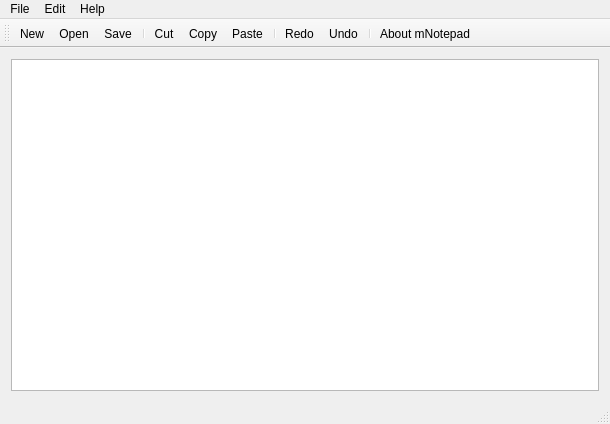
<?xml version="1.0" encoding="UTF-8"?>
<ui version="4.0">
 <class>MainWindow</class>
 <widget class="QMainWindow" name="MainWindow">
  <property name="geometry">
   <rect>
    <x>0</x>
    <y>0</y>
    <width>610</width>
    <height>424</height>
   </rect>
  </property>
  <property name="windowTitle">
   <string>MainWindow</string>
  </property>
  <widget class="QWidget" name="centralWidget">
   <layout class="QVBoxLayout" name="verticalLayout">
    <item>
     <widget class="QTextEdit" name="textEdit"/>
    </item>
   </layout>
  </widget>
  <widget class="QMenuBar" name="menuBar">
   <property name="geometry">
    <rect>
     <x>0</x>
     <y>0</y>
     <width>610</width>
     <height>21</height>
    </rect>
   </property>
   <widget class="QMenu" name="menuFile">
    <property name="title">
     <string>File</string>
    </property>
    <addaction name="actionNew"/>
    <addaction name="actionOpen"/>
    <addaction name="actionSave"/>
    <addaction name="actionSave_as"/>
    <addaction name="separator"/>
    <addaction name="actionQuit"/>
   </widget>
   <widget class="QMenu" name="menuEdit">
    <property name="title">
     <string>Edit</string>
    </property>
    <addaction name="actionCut"/>
    <addaction name="actionCopy"/>
    <addaction name="actionPaste"/>
    <addaction name="separator"/>
    <addaction name="actionRedo"/>
    <addaction name="actionUndo"/>
    <addaction name="separator"/>
    <addaction name="actionFont"/>
   </widget>
   <widget class="QMenu" name="menuHelp">
    <property name="title">
     <string>Help</string>
    </property>
    <addaction name="actionAbout_mNotepad"/>
   </widget>
   <addaction name="menuFile"/>
   <addaction name="menuEdit"/>
   <addaction name="menuHelp"/>
  </widget>
  <widget class="QToolBar" name="mainToolBar">
   <attribute name="toolBarArea">
    <enum>TopToolBarArea</enum>
   </attribute>
   <attribute name="toolBarBreak">
    <bool>false</bool>
   </attribute>
   <addaction name="actionNew"/>
   <addaction name="actionOpen"/>
   <addaction name="actionSave"/>
   <addaction name="separator"/>
   <addaction name="actionCut"/>
   <addaction name="actionCopy"/>
   <addaction name="actionPaste"/>
   <addaction name="separator"/>
   <addaction name="actionRedo"/>
   <addaction name="actionUndo"/>
   <addaction name="separator"/>
   <addaction name="actionAbout_mNotepad"/>
  </widget>
  <widget class="QStatusBar" name="statusBar"/>
  <action name="actionOpen">
   <property name="icon">
    <iconset resource="resources.qrc">
     <normaloff>:/icons/if_folder-storage-files_2931141.ico</normaloff>:/icons/if_folder-storage-files_2931141.ico</iconset>
   </property>
   <property name="text">
    <string>&amp;Open</string>
   </property>
   <property name="shortcut">
    <string>Ctrl+O</string>
   </property>
  </action>
  <action name="actionNew">
   <property name="icon">
    <iconset resource="resources.qrc">
     <normaloff>:/icons/if_plus-add-new-create-attach-maximize_2931155.ico</normaloff>:/icons/if_plus-add-new-create-attach-maximize_2931155.ico</iconset>
   </property>
   <property name="text">
    <string>&amp;New</string>
   </property>
   <property name="shortcut">
    <string>Ctrl+N</string>
   </property>
  </action>
  <action name="actionSave">
   <property name="icon">
    <iconset resource="resources.qrc">
     <normaloff>:/icons/if_save-guardar-diskette_2931176.ico</normaloff>:/icons/if_save-guardar-diskette_2931176.ico</iconset>
   </property>
   <property name="text">
    <string>Save</string>
   </property>
   <property name="shortcut">
    <string>Ctrl+S</string>
   </property>
  </action>
  <action name="actionSave_as">
   <property name="text">
    <string>Save as...</string>
   </property>
  </action>
  <action name="actionCut">
   <property name="icon">
    <iconset resource="resources.qrc">
     <normaloff>:/icons/if_cut-scissor-clippers-shear_2931169.ico</normaloff>:/icons/if_cut-scissor-clippers-shear_2931169.ico</iconset>
   </property>
   <property name="text">
    <string>Cut</string>
   </property>
   <property name="shortcut">
    <string>Ctrl+X</string>
   </property>
  </action>
  <action name="actionCopy">
   <property name="icon">
    <iconset resource="resources.qrc">
     <normaloff>:/icons/if_copy-duplicate-multiply-clone_2931153.ico</normaloff>:/icons/if_copy-duplicate-multiply-clone_2931153.ico</iconset>
   </property>
   <property name="text">
    <string>Copy</string>
   </property>
   <property name="shortcut">
    <string>Ctrl+C</string>
   </property>
  </action>
  <action name="actionPaste">
   <property name="icon">
    <iconset resource="resources.qrc">
     <normaloff>:/icons/if_paste-clipboard-copy_2931174.ico</normaloff>:/icons/if_paste-clipboard-copy_2931174.ico</iconset>
   </property>
   <property name="text">
    <string>Paste</string>
   </property>
   <property name="shortcut">
    <string>Ctrl+V</string>
   </property>
  </action>
  <action name="actionQuit">
   <property name="text">
    <string>&amp;Quit</string>
   </property>
   <property name="shortcut">
    <string>Ctrl+Q</string>
   </property>
  </action>
  <action name="actionRedo">
   <property name="icon">
    <iconset resource="resources.qrc">
     <normaloff>:/icons/if_reload-refresh-arrow-repeat_2937371.ico</normaloff>:/icons/if_reload-refresh-arrow-repeat_2937371.ico</iconset>
   </property>
   <property name="text">
    <string>Redo</string>
   </property>
   <property name="shortcut">
    <string>Ctrl+R</string>
   </property>
  </action>
  <action name="actionUndo">
   <property name="icon">
    <iconset resource="resources.qrc">
     <normaloff>:/icons/if_reload-refresh-repeat-arrow_2937372.ico</normaloff>:/icons/if_reload-refresh-repeat-arrow_2937372.ico</iconset>
   </property>
   <property name="text">
    <string>Undo</string>
   </property>
   <property name="shortcut">
    <string>Ctrl+U</string>
   </property>
  </action>
  <action name="actionAbout_mNotepad">
   <property name="icon">
    <iconset resource="resources.qrc">
     <normaloff>:/icons/if_about-info-information_2931180.ico</normaloff>:/icons/if_about-info-information_2931180.ico</iconset>
   </property>
   <property name="text">
    <string>About mNotepad</string>
   </property>
   <property name="shortcut">
    <string>Ctrl+I</string>
   </property>
  </action>
  <action name="actionFont">
   <property name="text">
    <string>Font</string>
   </property>
  </action>
 </widget>
 <layoutdefault spacing="6" margin="11"/>
 <resources>
  <include location="resources.qrc"/>
 </resources>
 <connections/>
</ui>
